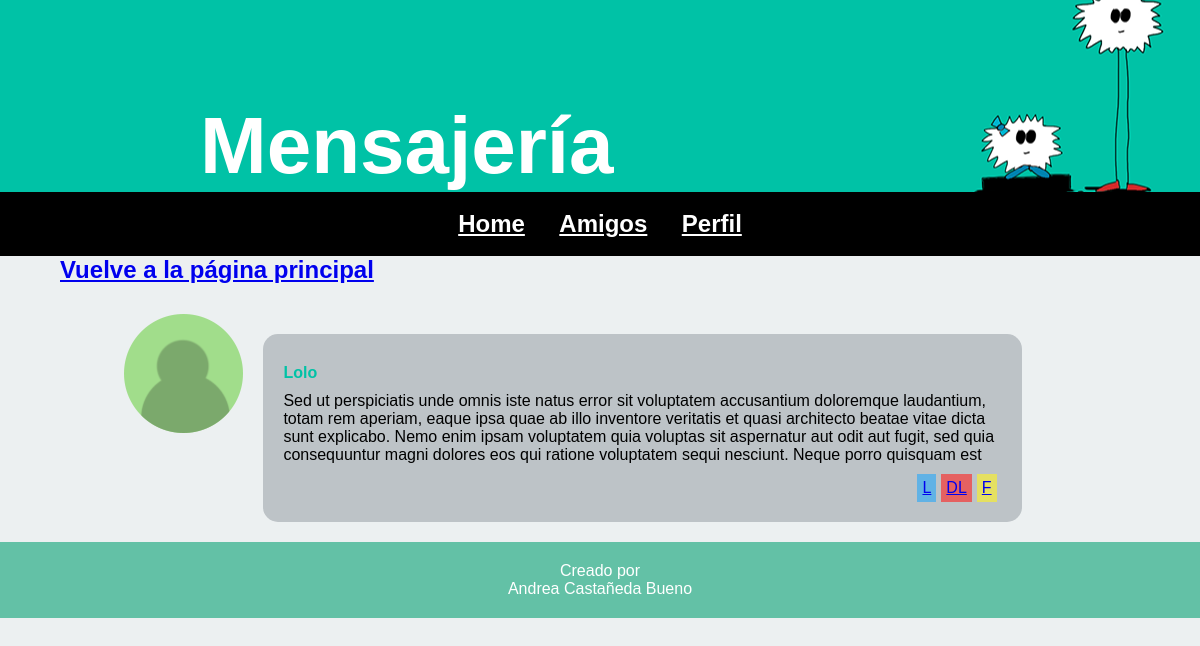
The app's page /favoritos.php?usuario=Andrecastan with its own data.
### tables this page shows
CREATE TABLE IF NOT EXISTS `usuarios` (
  `usuarioID` text NOT NULL,
  `Nombre` text NOT NULL,
  `contrasena` text NOT NULL,
  `Correo` text NOT NULL
);

CREATE TABLE IF NOT EXISTS `publicaciones` (
`postID` int(255) NOT NULL,
  `titulo` text NOT NULL,
  `contenido` text NOT NULL,
  `postUserID` text NOT NULL
);

### favoritos.php (the view, shortened to what this page needs)
<!doctype html>
<html>
	<head>
		<link rel="stylesheet" href="css/styles.css">
	</head>
	<body>
		<header>
			<div id="nombre">
						<h1>Mensajería</h1>
					</div>
		</header>
		<div class="container">
			<div class="navegacion">
				<nav>
					<ul class="list-inline list">
							<li class="lista"><a href="#"><h2>Home</h2></a></li>
							<li class="lista"><a href="#"><h2>Amigos</h2></a></li>
							<li class="lista"><a href="#"><h2>Perfil</h2></a></li>
						</ul>
				</nav>
			</div>
			<div class="contenedor">
				<section>
					<?php
						include_once("includes/database.php");
						$usuarioActivo = $_GET["usuario"];
						$traerID = "SELECT usuarios.usuarioID FROM mensajeria.usuarios WHERE usuarios.Nombre= '$usuarioActivo'";
						$resultID=mysqli_query($con,$traerID);
						while ($row = mysqli_fetch_array($resultID)) {
							$idUser = $row["usuarioID"];
						}
						$qPosts = "SELECT usuarios.Nombre, publicaciones.contenido, publicaciones.postID
								FROM mensajeria.usuarios
								JOIN mensajeria.publicaciones
								ON publicaciones.postUserID = usuarios.usuarioID
								JOIN mensajeria.favoritos
								ON favoritos.favPostID = publicaciones.postID
								WHERE favUserID = '$idUser'";
						$rPost = mysqli_query($con, $qPosts);
						$usuarioActivo = $_GET["usuario"];
						echo "<h2><a href='index.php?usuario=".$usuarioActivo."'>Vuelve a la página principal</a></h2>";
						while ($row = mysqli_fetch_array($rPost)) {
							echo "<div class='post'>";
								echo "<div class='user'>";
									echo "<img src='img/user.png' alt='usuario'>";
								echo "</div>";
								echo "<div class='content'>";
									echo "<div class='username'>".$row["Nombre"]."</div>";
									echo "<p>".$row["contenido"]."</p>";
									echo "<div class='btn'>";
										echo "<ul class='list-inline list'>";
											echo "<li class='like'><a href='includes/addLike.php?Usuario=".$usuarioActivo."&idPost=".$row["postID"]."'>L</a></li>";
											echo "<li class='dlike'><a href='#'>DL</a></li>";
											echo "<li class='favorito'><a href='includes/addFav.php?Usuario=".$usuarioActivo."&idPost=".$row["postID"]."'>F</a></li>";
										echo "</ul>";
									echo "</div>";
								echo "</div>";
							echo "</div>";
						}
					?>
				</section>
			</div>
		</div>
	</body>
	<footer>
		<div class="fin">
			<p>Creado por</p>
			<p>Andrea Castañeda Bueno</p>
		</div>
	</footer>
</html>

### css/styles.css (style rules this page uses)
* { font-family: 'Helvetica', cursive; margin: 0; padding: 0; }
body { background: #ecf0f1; }
header { background: url("../img/dibujo.png"); background-color: #00c2a6; background-position: right; background-repeat: no-repeat; }
#nombre { padding-top: 100px; padding-left: 200px; padding-right: 0; padding-bottom: 0; color: white; font-size: 40px; }
.navegacion nav { background: rgba(0, 0, 0, 1); text-align: center; }
nav li { display: inline-block; margin: 0 15px 0 15px; }
nav a { color: white; margin: 0 15px 0 15px; }
.contenedor { margin: auto; width: 90%; }
.post { display: inline-block; text-align: center; margin-top: 30px; width: 95%; }
.user { display: inline-block; }
.content { display: inline-block; background: #bdc3c7; border-radius: 15px; margin-left: 20px; margin-top: 20px; padding: 20px; text-align: left; vertical-align: top; width: 70%; }
.username { color: #00c2a6; font-weight: bold; padding: 10px; padding-left: 0; }
.btn ul { text-align: right; margin-top: 10px; }
.btn li { display: inline-block; margin-right: 5px; text-align: right; padding: 5px; }
.like { background-color: #61b2e5; }
.dlike { background-color: #e56161; }
.favorito { background-color: #e5e061; }
.fin { background: #63c1a6; margin: auto; margin-top: 20px; padding-bottom: 20px; padding-top: 20px; }
.fin p { color: white; text-align: center; }

### records on screen
usuarios: Nombre "Lolo", publicaciones.contenido "Sed ut perspiciatis unde omnis iste natus error sit voluptatem accusantium doloremque laudantium, totam rem aperiam, eaque ipsa quae ab illo inventore veritatis et quasi architecto beatae vitae dicta sunt explicabo. Nemo enim ipsam voluptatem quia voluptas sit aspernatur aut odit aut fugit, sed quia consequuntur magni dolores eos qui ratione voluptatem sequi nesciunt. Neque porro quisquam est"
